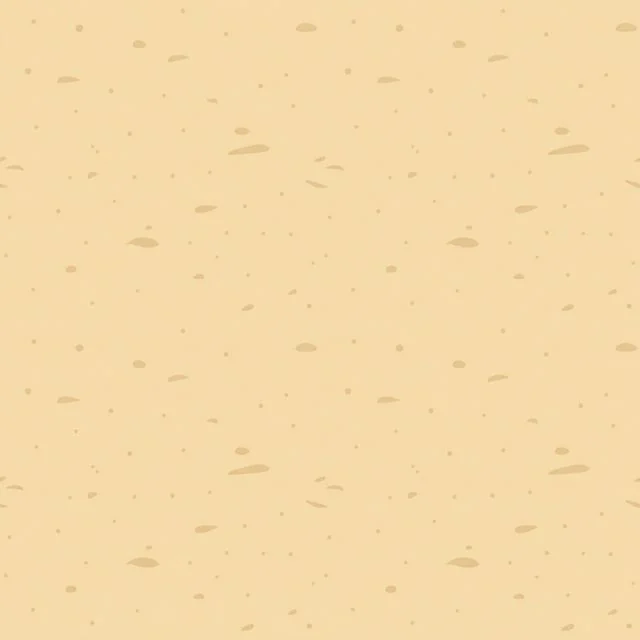
#> input picture docs/archive/test-image/island-test/bg_sand.webp, 640 x 640 px, found by its file name
$ python bake_texture.py
#> lines starting #> are read from the running program, lines starting #| are printed output that depends on the picture
import urllib.request
from PIL import Image, ImageDraw
import io

# 1. Download the raw sand texture
url = "https://hykzfvrmnnykvinhtucc.supabase.co/storage/v1/object/public/test_image/island_test/bg_sand.webp"
req = urllib.request.Request(url, headers={'User-Agent': 'Mozilla/5.0'})
with urllib.request.urlopen(req) as response:
    img_data = response.read()

# 2. Open image with Pillow
base_img = Image.open(io.BytesIO(img_data)).convert("RGBA")
width, height = base_img.size
#> width = 640; height = 640

# 3. Create Gradient Overlay (rgba(236, 253, 245, 0.45) to rgba(255, 255, 255, 0.5))
# RGB for #ecfdf5 is (236, 253, 245). Alpha 0.45 ~ 115
# RGB for white is (255, 255, 255). Alpha 0.5 ~ 128
overlay = Image.new('RGBA', (width, height), (0,0,0,0))
#> overlay: PIL image 640x640 RGBA; every value is 0
draw = ImageDraw.Draw(overlay)

for y in range(height):
    ratio = y / height
    r = int(236 + (255 - 236) * ratio)
    g = int(253 + (255 - 253) * ratio)
    b = int(245 + (255 - 245) * ratio)
    a = int(115 + (128 - 115) * ratio)
    draw.line([(0, y), (width, y)], fill=(r, g, b, a))

# 4. Composite (Alpha blend)
baked_img = Image.alpha_composite(base_img, overlay)
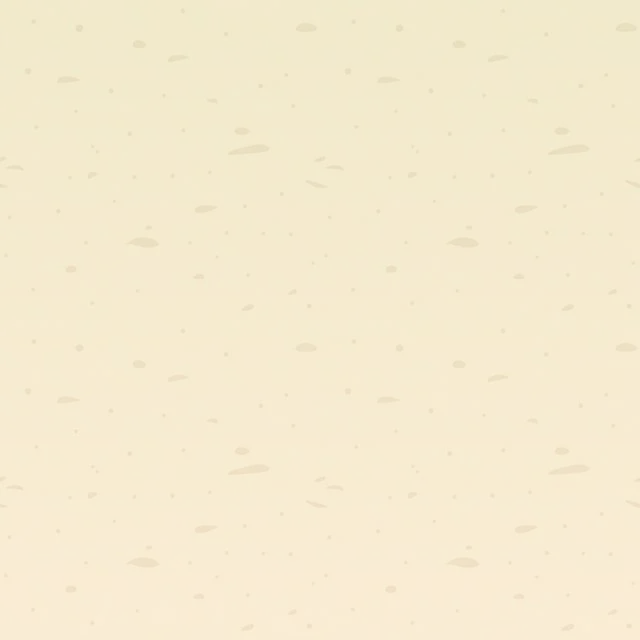
#> baked_img: PIL image 640x640 RGBA; mean R, G, B, A 245.4, 234.8, 207.3, 255

# 5. Save as WebP
out_path = r"c:\projects\mind_test\src\assets\images\island\bg_island_baked.webp"
# Ensure directory exists (it should, but just in case)
import os
os.makedirs(os.path.dirname(out_path), exist_ok=True)
baked_img.save(out_path, format="WEBP", quality=85)

print(f"Successfully baked texture to: {out_path}")
